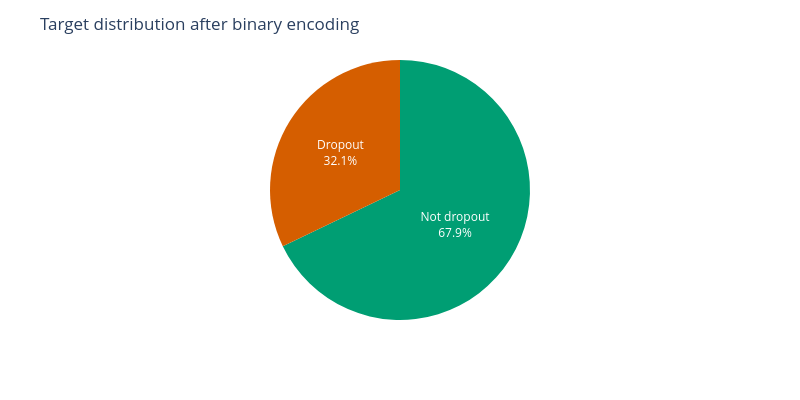

Write notebook code for a chart like this one.
### Code cell
# Illustrate the distribution of the encoded target variable
value_counts_series = data_viz_pd['Target_Encoded'].value_counts()
labels_map = {0: 'Not dropout', 1: 'Dropout'}
display_names = [labels_map[val] for val in value_counts_series.index.to_list()]

fig = px.pie(values=value_counts_series.values,
             names=display_names)

fig.update_traces(textposition='inside', textinfo='percent+label',
                  marker=dict(colors=['#009E73', '#D55E00']))

fig.update_layout(showlegend=False, height=400, width=800,
                  title='Target distribution after binary encoding')
fig.show()

print(value_counts_series.rename(index=labels_map).to_string())

### Figure 1 — Plotly figure (JSON) as saved in the notebook; plotly's stock layout.template omitted (floating-point values rounded to 4 significant figures)
{"data": [{"domain": {"x": [0.0, 1.0], "y": [0.0, 1.0]}, "hovertemplate": "label=%{label}<br>value=%{value}<extra></extra>", "labels": ["Not dropout", "Dropout"], "legendgroup": "", "marker": {"colors": ["#009E73", "#D55E00"]}, "name": "", "showlegend": true, "textinfo": "percent+label", "textposition": "inside", "type": "pie", "values": [3003, 1421]}], "layout": {"height": 400, "legend": {"tracegroupgap": 0}, "margin": {"t": 60}, "showlegend": false, "title": {"text": "Target distribution after binary encoding"}, "width": 800}}
